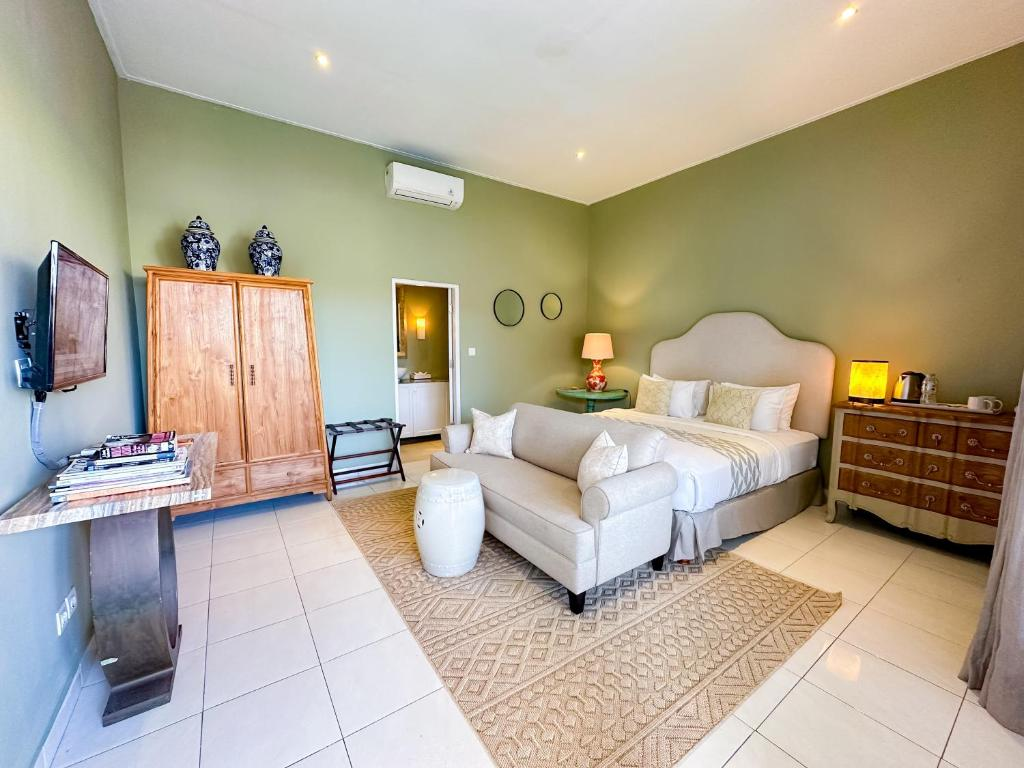
#> input picture Stage_1/images/room.jpg, 1024 x 768 px, found by its file name
$ python task3_image_preprocessing.py
#> lines starting #> are read from the running program, lines starting #| are printed output that depends on the picture
import cv2

# ==========================================================
# Stage 1 - Task 3
# Image Preprocessing
# ==========================================================

# ----------------------------------------------------------
# 1. Read Image
# ----------------------------------------------------------

image = cv2.imread(r"D:\rwu\rwu jobs\TwinCube\Stage_1\images\room.jpg")
#> image is the input picture: shape (768, 1024, 3); mean B, G, R 151.2, 168.3, 178.2

if image is None:
    print("Error: Could not load image.")
    exit()

# ----------------------------------------------------------
# 2. Grayscale Conversion
# ----------------------------------------------------------

gray = cv2.cvtColor(image, cv2.COLOR_BGR2GRAY)
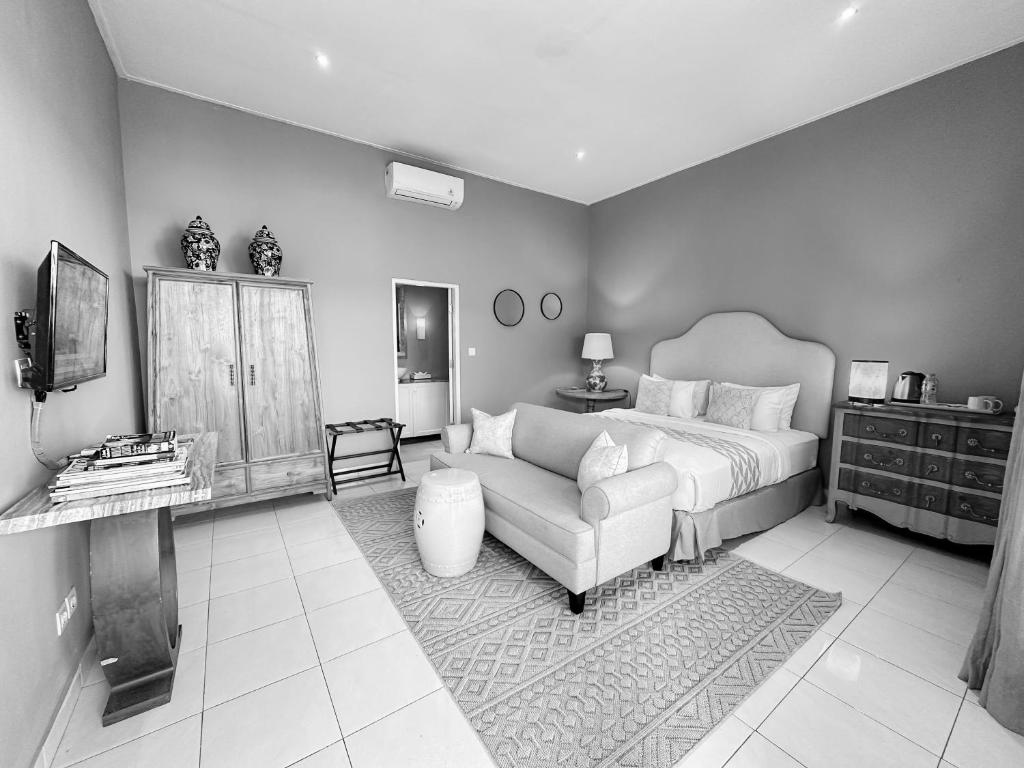
#> gray: shape (768, 1024); min 0, max 255, mean 169.3

# ----------------------------------------------------------
# 3. Image Resizing
# ----------------------------------------------------------

resized = cv2.resize(image, (640, 480))

# ----------------------------------------------------------
# 4. Image Rotation
# ----------------------------------------------------------

rotated = cv2.rotate(image, cv2.ROTATE_90_CLOCKWISE)
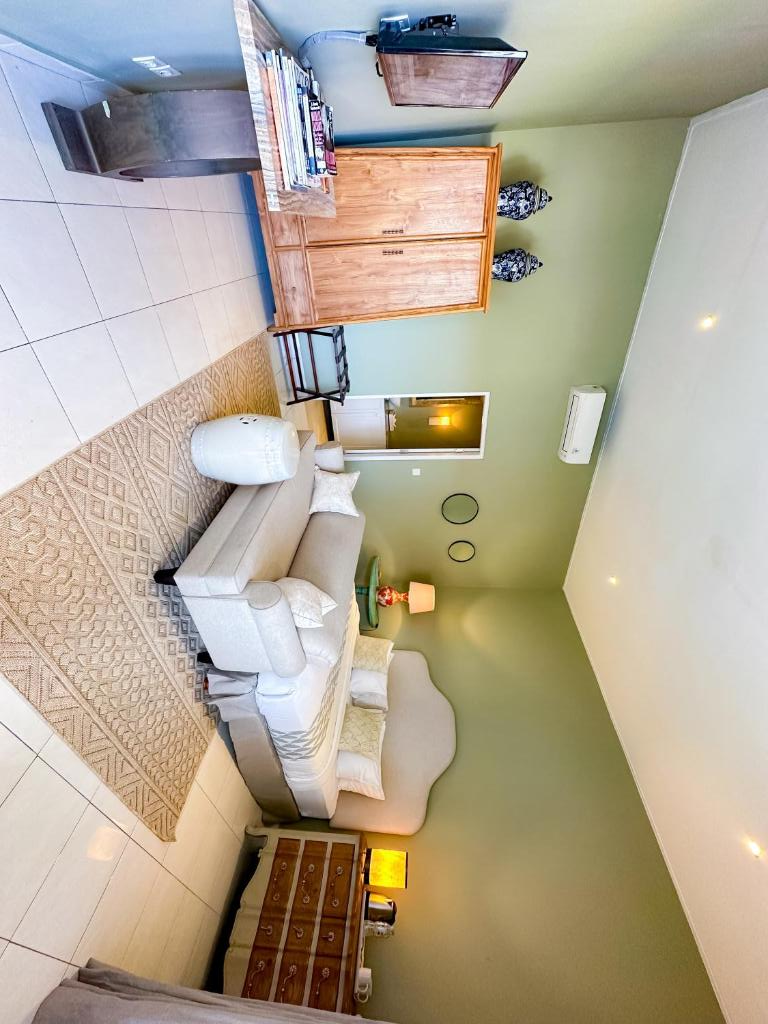
#> rotated: shape (1024, 768, 3); mean B, G, R 151.2, 168.3, 178.2

# ----------------------------------------------------------
# 5. Gaussian Blur
# ----------------------------------------------------------

gaussian = cv2.GaussianBlur(image, (5, 5), 0)

# ----------------------------------------------------------
# 6. Median Blur
# ----------------------------------------------------------

median = cv2.medianBlur(image, 5)

# ----------------------------------------------------------
# 7. Bilateral Filtering
# ----------------------------------------------------------

bilateral = cv2.bilateralFilter(image, 9, 75, 75)

# ----------------------------------------------------------
# 8. Display Results
# ----------------------------------------------------------

cv2.imshow("Original Image", image)
cv2.imshow("Grayscale Image", gray)
cv2.imshow("Resized Image", resized)
cv2.imshow("Rotated Image", rotated)
cv2.imshow("Gaussian Blur", gaussian)
cv2.imshow("Median Blur", median)
cv2.imshow("Bilateral Filter", bilateral)

# ----------------------------------------------------------
# 9. Save Results
# ----------------------------------------------------------

cv2.imwrite(r"D:\rwu\rwu jobs\TwinCube\Stage_1\results\grayscale.jpg", gray)
cv2.imwrite(r"D:\rwu\rwu jobs\TwinCube\Stage_1\results\resized.jpg", resized)
cv2.imwrite(r"D:\rwu\rwu jobs\TwinCube\Stage_1\results\rotated.jpg", rotated)
cv2.imwrite(r"D:\rwu\rwu jobs\TwinCube\Stage_1\results\gaussian.jpg", gaussian)
cv2.imwrite(r"D:\rwu\rwu jobs\TwinCube\Stage_1\results\median.jpg", median)
cv2.imwrite(r"D:\rwu\rwu jobs\TwinCube\Stage_1\results\bilateral.jpg", bilateral)

# ----------------------------------------------------------
# 10. Wait for Key Press and Close Windows
# ----------------------------------------------------------

cv2.waitKey(0)
cv2.destroyAllWindows()
